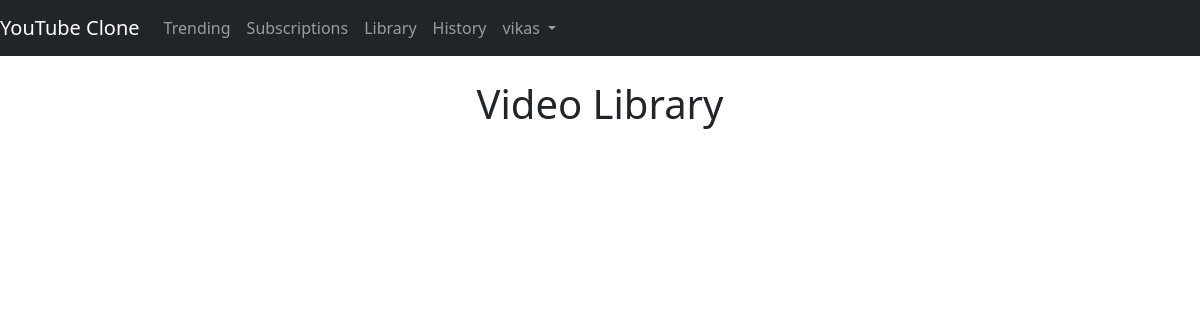
The app's page /library (signed in), older data.
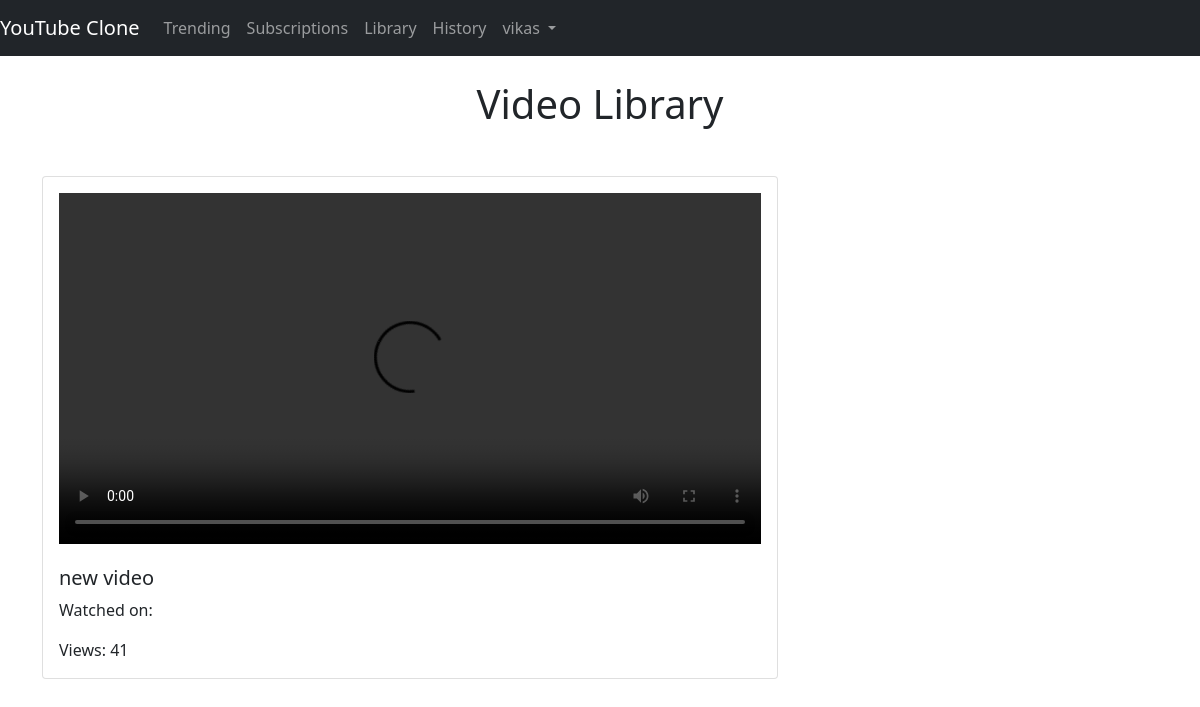
The same page, newer data.
### videos/models.py (models this page shows, shortened)
class SaveVideo(models.Model):
    user = models.ForeignKey(User, on_delete=models.CASCADE)
    video = models.ForeignKey(Video, on_delete=models.CASCADE)
    saved_on = models.DateTimeField(auto_now_add=True)

class Video(models.Model):
    user = models.ForeignKey(User, on_delete=models.CASCADE)
    title = models.CharField(max_length=200)
    description = models.TextField(blank=True, null=True)
    video_file = models.FileField(upload_to='videos')
    likes = models.ManyToManyField(User, related_name='video_like', blank=True)
    created_on = models.DateTimeField(auto_now_add=True)
    views = models.IntegerField(default=0)

### videos/views.py (the view)
# urls.py: path('library', views.library, name='library'),
@login_required(login_url='login')
def library(request):
    videos = SaveVideo.objects.filter(user=request.user).order_by('-saved_on')
    return render(request, 'videos/library.html', {'videos':videos})

### videos/templates/videos/library.html (shortened to what this page needs)
{% extends 'videos/base.html' %}
{% block content %}
<div class="container">
    <h1 class="text-center mt-4 mb-5">Video Library</h1>
    <div class="row">
        {% for library in videos %}
        <div class="col-md-8">
            <div class="card mb-4">
                <div class="card-body">
                    <video width="100%" height="auto" controls>
                        <source src="{{ library.video.video_file.url }}" type="video/mp4">
                    </video>
                    <h5 class="card-title mt-3">{{ library.video.title }}</h5>
                    <p class="card-text">Watched on: {{ library.watched_on }}</p>
                    <p class="card-text">Views: {{ library.video.views }}</p>
                </div>
            </div>
        </div>
        {% endfor %}
    </div>
</div>
{% endblock %}

Row changes from the older to the newer data that the page shows:
added SaveVideo: video "new video", video.views "41"
